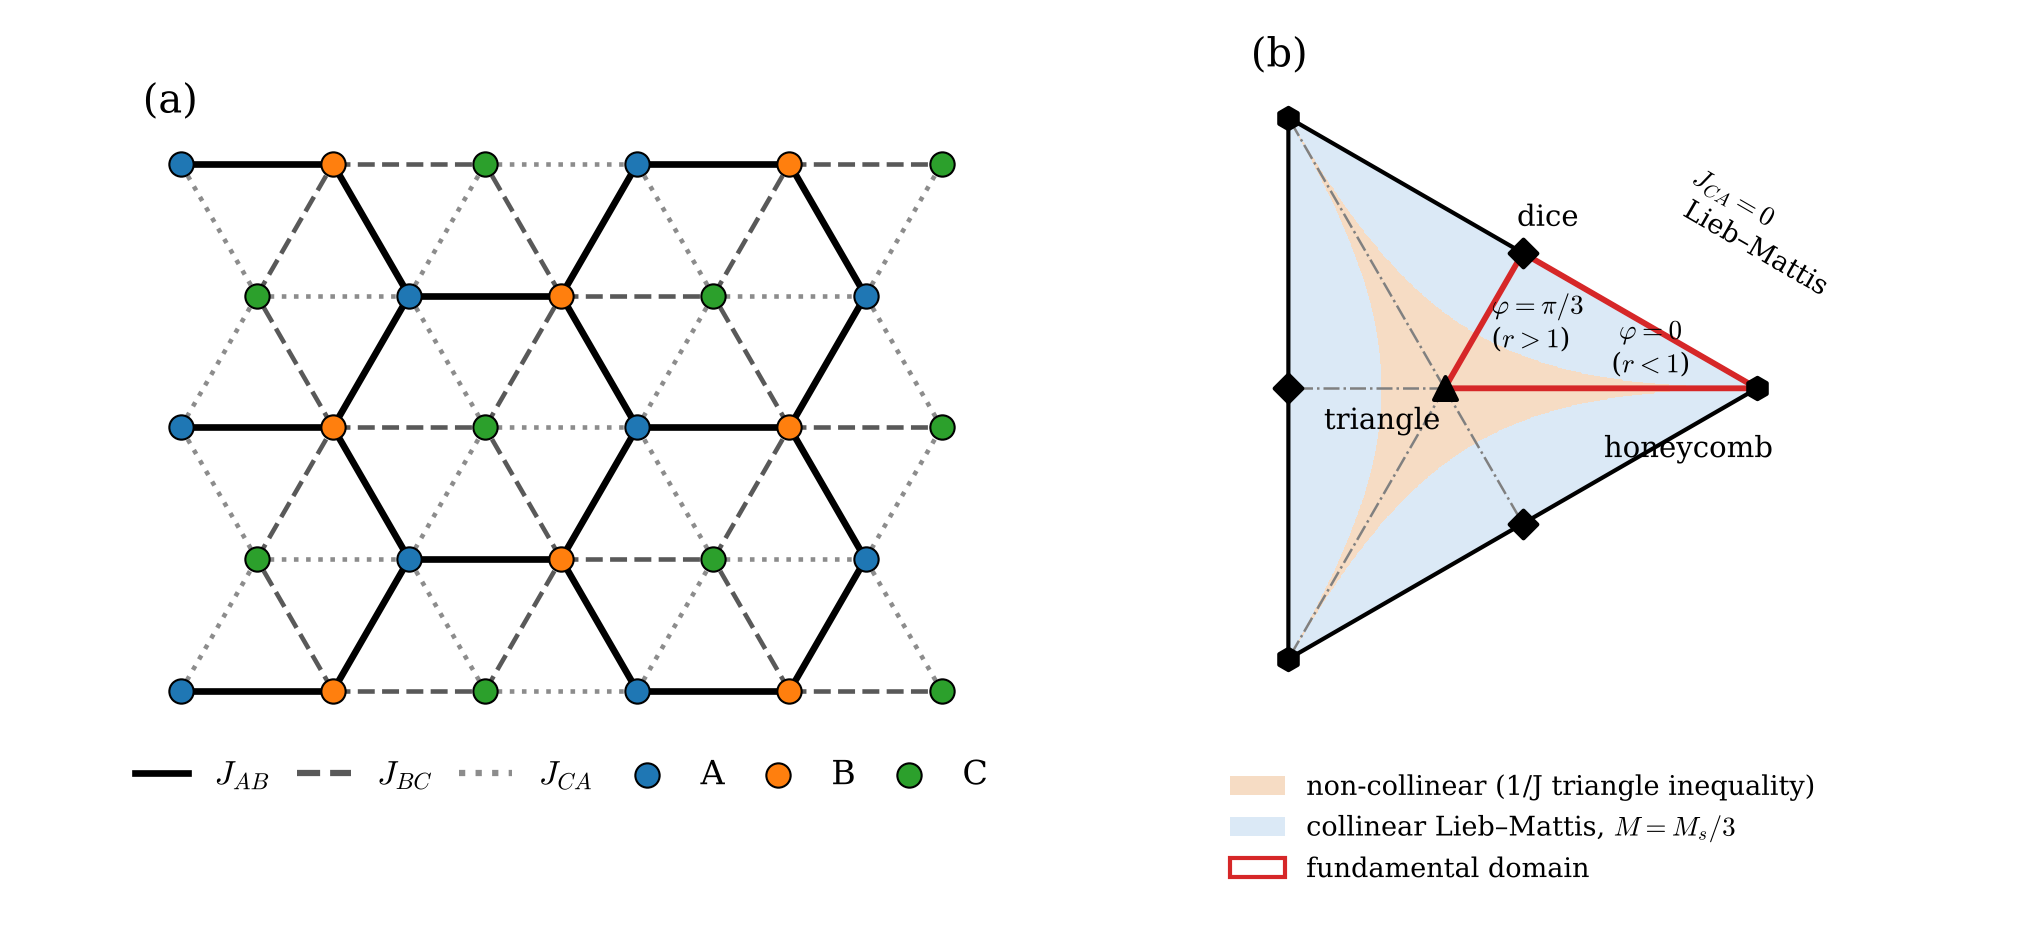

Python code for this plot:
"""Fig. 1: (a) three-coupling triangular lattice, (b) coupling triangle with its S3 structure.
Run from the repository root: python3 manuscript/figures/fig1_model.py"""
import numpy as np, matplotlib
matplotlib.use("Agg")
import matplotlib.pyplot as plt
from matplotlib.patches import Polygon

plt.rcParams.update({"font.size": 8, "font.family": "serif", "mathtext.fontset": "cm"})
fig, (ax, bx) = plt.subplots(1, 2, figsize=(6.8, 3.1), gridspec_kw={"width_ratios": [1, 1.15]})

# (a) lattice: sublattice index (n1 - n2) mod 3 -> A, B, C
a1, a2 = np.array([1.0, 0.0]), np.array([0.5, np.sqrt(3) / 2])
col = {0: "#1f77b4", 1: "#ff7f0e", 2: "#2ca02c"}          # A, B, C
style = {frozenset({0, 1}): ("k", "-", 1.6), frozenset({1, 2}): ("0.35", "--", 1.1), frozenset({2, 0}): ("0.55", ":", 1.1)}
pts = {}
for n1 in range(-4, 6):
    for n2 in range(-1, 5):
        p = n1 * a1 + n2 * a2
        if 0 <= p[0] <= 5.0 and -0.01 <= p[1] <= 3.5:
            pts[(n1, n2)] = p
for (n1, n2), p in pts.items():
    for d in [(1, 0), (0, 1), (-1, 1)]:
        q = (n1 + d[0], n2 + d[1])
        if q in pts:
            s, t = (n1 - n2) % 3, (q[0] - q[1]) % 3
            c, ls, lw = style[frozenset({s, t})]
            ax.plot(*zip(p, pts[q]), color=c, ls=ls, lw=lw, zorder=1)
for (n1, n2), p in pts.items():
    ax.scatter(*p, s=34, color=col[(n1 - n2) % 3], edgecolor="k", lw=0.5, zorder=2)
for lab, s, y in [("A", 0, 0), ("B", 1, 0), ("C", 2, 0)]:
    pass
ax.plot([], [], "k-", lw=1.6, label=r"$J_{AB}$"); ax.plot([], [], color="0.35", ls="--", label=r"$J_{BC}$")
ax.plot([], [], color="0.55", ls=":", label=r"$J_{CA}$")
for s, name in col.items():
    ax.scatter([], [], s=34, color=name, edgecolor="k", lw=0.5, label="ABC"[s])
ax.legend(loc="upper center", bbox_to_anchor=(0.5, -0.02), ncol=6, frameon=False, handlelength=1.6, columnspacing=0.8)
ax.set_aspect("equal"); ax.axis("off"); ax.set_title("(a)", loc="left")

# (b) coupling triangle in the E plane: x = eps cos phi, y = eps sin phi
def J_of(x, y):
    return [1 + 2 * (x * np.cos(2 * np.pi * k / 3) + y * np.sin(2 * np.pi * k / 3)) for k in range(3)]
hexv = [np.array([np.cos(t), np.sin(t)]) for t in (0, 2 * np.pi / 3, 4 * np.pi / 3)]
bx.add_patch(Polygon(hexv, closed=True, fill=False, ec="k", lw=1.0))
X, Y = np.meshgrid(np.linspace(-0.6, 1.05, 500), np.linspace(-0.95, 0.95, 500))
J = np.array(J_of(X, Y)); inside = (J > 0).all(0)
with np.errstate(divide="ignore", invalid="ignore"):
    u = 1 / J; s = np.sort(u, axis=0)
    canted = inside & (s[2] <= s[0] + s[1])
bx.contourf(X, Y, np.where(inside, canted.astype(float), np.nan), levels=[-0.5, 0.5, 1.5],
            colors=["#dbe9f6", "#f6dcc4"], zorder=0)
for t in np.arange(6) * np.pi / 3:                          # mirror lines
    bx.plot([0, 1.0 * np.cos(t) if t % (2 * np.pi / 3) == 0 else 0.5 * np.cos(t)],
            [0, 1.0 * np.sin(t) if t % (2 * np.pi / 3) == 0 else 0.5 * np.sin(t)], color="0.5", lw=0.6, ls="-.")
fd = [np.array([0, 0]), np.array([1, 0]), 0.5 * np.array([np.cos(np.pi / 3), np.sin(np.pi / 3)])]
bx.add_patch(Polygon(fd, closed=True, fill=False, ec="#d62728", lw=1.4, zorder=3))
for v, lab in zip(hexv, ["honeycomb\n" r"($J_{AB}$ only)", "honeycomb\n" r"($J_{BC}$)", "honeycomb\n" r"($J_{CA}$)"]):
    bx.scatter(*v, s=26, marker="h", color="k", zorder=4)
for k in range(3):
    m = 0.5 * np.array([np.cos(np.pi / 3 + 2 * np.pi * k / 3), np.sin(np.pi / 3 + 2 * np.pi * k / 3)])
    bx.scatter(*m, s=22, marker="D", color="k", zorder=4)
bx.scatter(0, 0, s=30, marker="^", color="k", zorder=4)
bx.annotate("honeycomb", (1, 0), (0.78, -0.22), fontsize=7, ha="center")
bx.annotate("dice", fd[2], (0.33, 0.52), fontsize=7, ha="center")
bx.annotate("triangle", (0, 0), (-0.2, -0.13), fontsize=7, ha="center")
bx.text(0.66, 0.05, r"$\varphi=0$" "\n" r"($r<1$)", fontsize=6.5, ha="center")
bx.text(0.15, 0.13, r"$\varphi=\pi/3$" "\n" r"($r>1$)", fontsize=6.5, ha="left")
bx.text(0.72, 0.30, r"$J_{CA}=0$" "\n Lieb–Mattis", fontsize=6.5, ha="left", rotation=-30)
from matplotlib.patches import Patch
bx.legend(handles=[Patch(fc="#f6dcc4", label="non-collinear (1/J triangle inequality)"),
                   Patch(fc="#dbe9f6", label=r"collinear Lieb–Mattis, $M=M_s/3$"),
                   Patch(fc="none", ec="#d62728", label="fundamental domain")],
          loc="upper center", bbox_to_anchor=(0.5, 0.02), ncol=1, frameon=False, fontsize=6.5)
bx.set_xlim(-0.62, 1.12); bx.set_ylim(-1.2, 0.95); bx.set_aspect("equal"); bx.axis("off")
bx.set_title("(b)", loc="left")
fig.tight_layout()
for ext in ("pdf", "png"):
    fig.savefig(f"manuscript/figures/fig1_model.{ext}", dpi=300)
